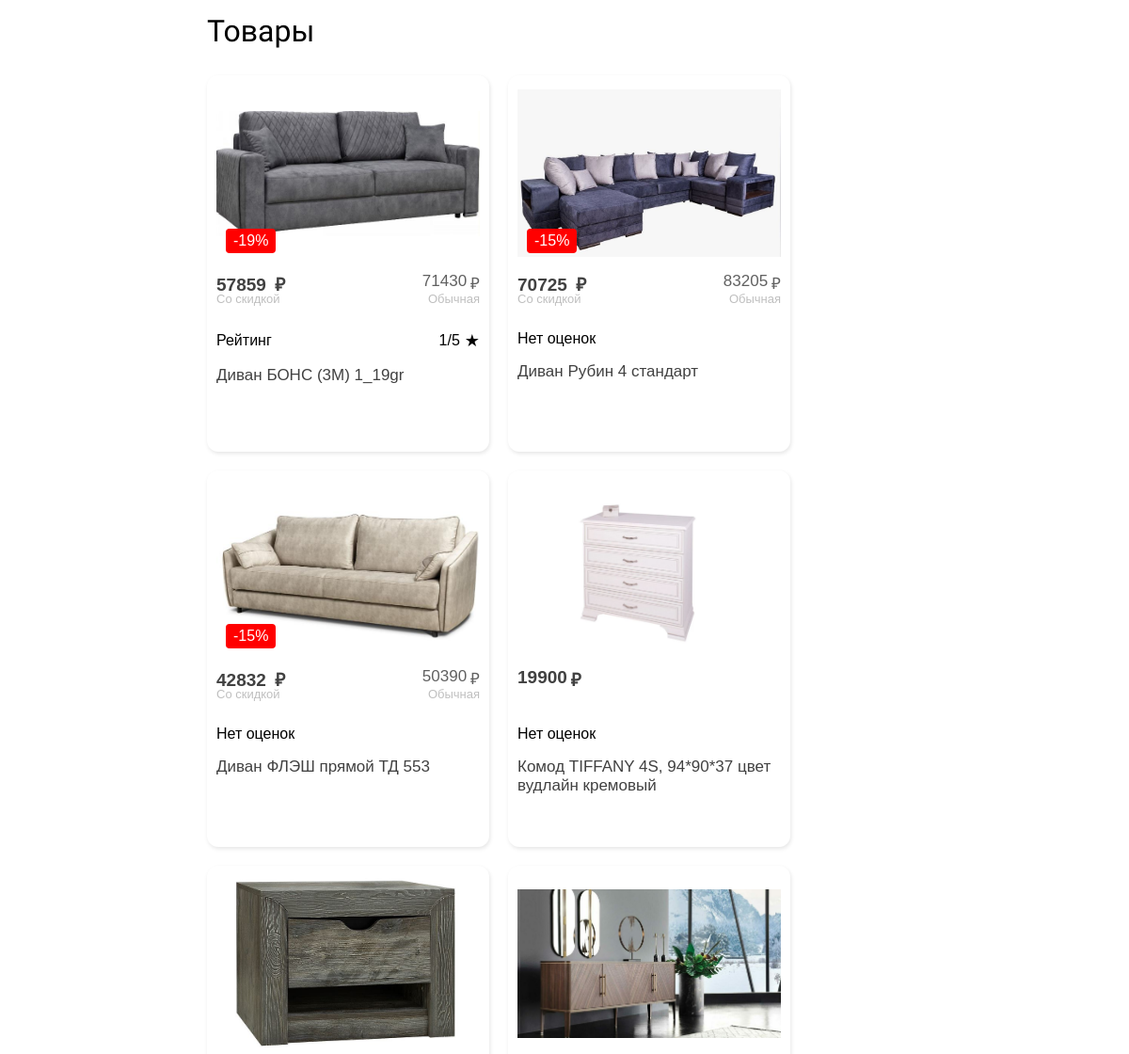
/ (middle part), run on an earlier commit of the app's database.
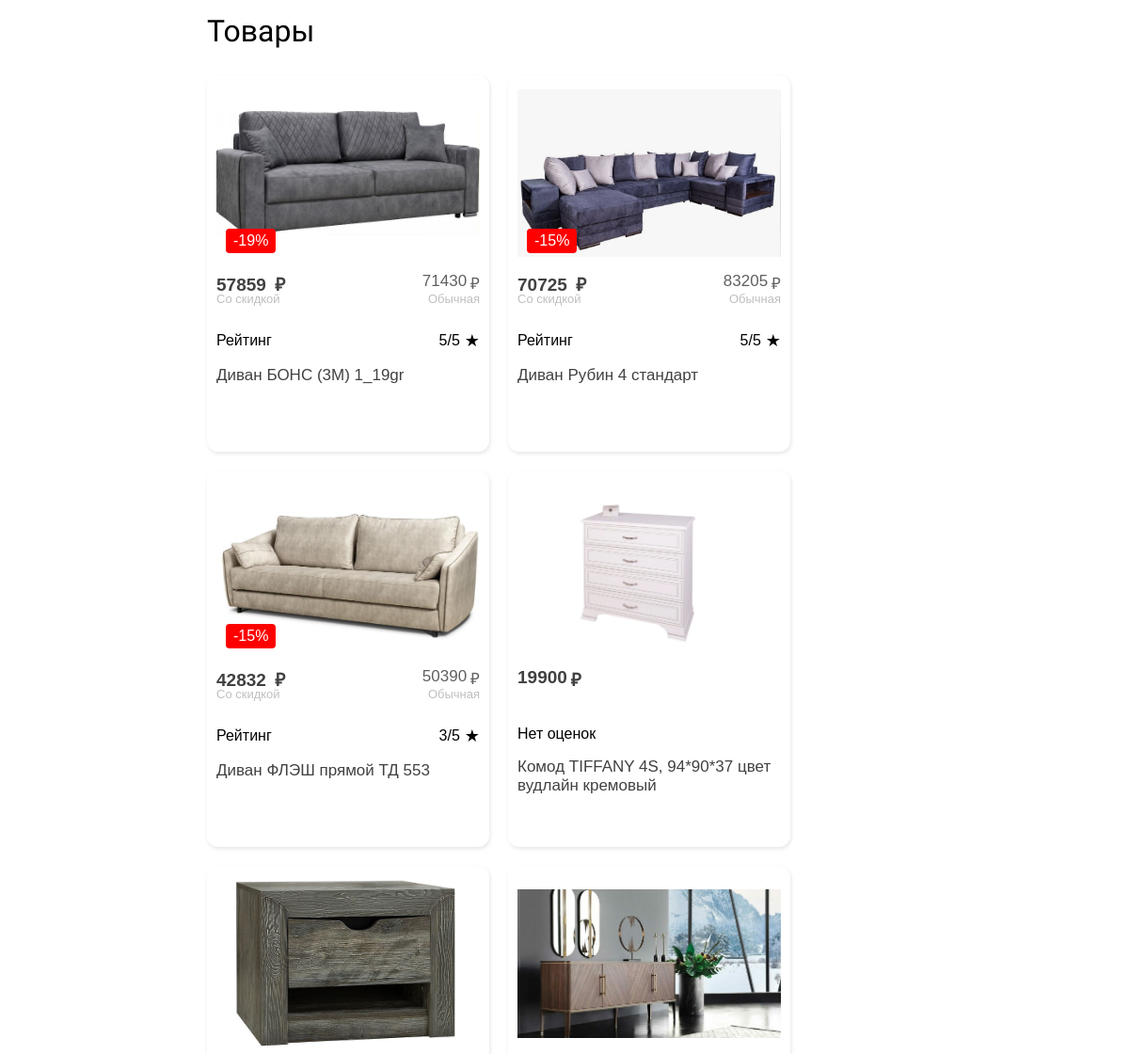
And on a later commit of the database.
### shop/models.py (models this page shows, shortened)
class Product(models.Model):
    category = models.ForeignKey('Category',
                                 related_name='products',
                                 on_delete=models.CASCADE)
    name = models.CharField(max_length=200)
    slug = models.CharField(max_length=200)
    image = models.ImageField(upload_to='products/%Y/%m/%d',
                              blank=True)
    description = models.TextField(blank=True)
    price = models.IntegerField()
    discount = models.IntegerField(blank=True, null=True)
    rating = models.CharField(blank=True, max_length=5)
    available = models.BooleanField(default=True)
    created = models.DateTimeField(auto_now_add=True)
    updated = models.DateTimeField(auto_now=True)
    class Meta:
        ordering = ['name']
        indexes = [
            models.Index(fields=['id', 'slug']),
            models.Index(fields=['name']),
            models.Index(fields=['-created']),
        ]
    def get_absolute_url(self):
        return reverse('shop:product_detail',
                       args=[self.id, self.slug])

### shop/views.py (the view, shortened to what this page needs)
# urls.py: path('', views.product_list,
def product_list(request, category_slug=None):
    category = None
    category_main = None
    categories = Category.objects.all()
    products = Product.objects.all()
    if category_slug == 'about':
        return render(request, 'shop/navigation/about.html')
    elif category_slug == 'contacts':
        return render(request, 'shop/navigation/contacts.html')
    elif category_slug == 'delivery':
        return render(request, 'shop/navigation/delivery.html')
    elif category_slug == 'installment':
        return render(request, 'shop/navigation/installment.html')
    elif category_slug:
        category = get_object_or_404(Category, slug=category_slug)
        category_main = Category.objects.filter(main=category.main)
        products = products.filter(category=category)
    min_price = request.GET.get('min_price')
    max_price = request.GET.get('max_price')
    if min_price and max_price:
        products = products.filter(price__gte=min_price, price__lte=max_price)
    colors = request.GET.getlist('color[]')
    if colors:
        products = products.filter(description__icontains='|'.join(colors))
    manufacturers = request.GET.getlist('manufacturer[]')
    if manufacturers:
        products = products.filter(description__icontains='|'.join(manufacturers))
    materials = request.GET.getlist('material[]')
    if materials:
        products = products.filter(description__icontains='|'.join(materials))
    lengths = request.GET.getlist('length[]')
    if lengths:
        products = products.filter(description__icontains='|'.join(["Длина (см): " + length for length in lengths]))
    widths = request.GET.getlist('width[]')
    if widths:
        products = products.filter(description__icontains='|'.join(["Ширина (см): " + width for width in widths]))
    heights = request.GET.getlist('height[]')
    if heights:
        products = products.filter(description__icontains='|'.join(["Высота (см): " + height for height in heights]))
    search = request.GET.get('search_field')
    if search:
        products = products.filter(name__iregex=search)
    offset = int(request.GET.get('offset', 0))
    limit = 20  # Количество товаров для подгрузки за один раз
    products = products[offset:offset + limit]
    messages = []
    message = []
    category_furniture = Category.objects.filter(main='Мебель')
    category_tile = Category.objects.filter(main='Плитка керамическая')
    category_flooring = Category.objects.filter(main='Напольные покрытия')
    category_wallpaper = Category.objects.filter(main='Обои')
    category_interior = Category.objects.filter(main='Интерьер')
    category_plumbing = Category.objects.filter(main='Сантехника')
    category_paintwork = Category.objects.filter(main='Лакокраска')
    category_instrument = Category.objects.filter(main='Инструмент')
    category_coverings = Category.objects.filter(main='Настенные покрытия')
    category_lumber = Category.objects.filter(main='Пиломатериалы, столярные изделия')
    category_lamps = Category.objects.filter(main='Светильники')
    category_build = Category.objects.filter(main='Строительные материалы')
    category_mixes = Category.objects.filter(main='Сухие смеси')
    category_doors = Category.objects.filter(main='Двери')
    category_electrical = Category.objects.filter(main='Электротовары')
    reviews = Review.objects.all()
    context = {
        'category_main': category_main,
        'category_furniture': category_furniture,
        'category_tile': category_tile,
        'category_flooring': category_flooring,
        'category_wallpaper': category_wallpaper,
        'category_interior': category_interior,
        'category_plumbing': category_plumbing,
        'category_paintwork': category_paintwork,
        'category_instrument': category_instrument,
        'category_coverings': category_coverings,
        'category_lumber': category_lumber,
        'category_lamps': category_lamps,
        'category_build': category_build,
        'category_mixes': category_mixes,
        'category_doors': category_doors,
        'category_electrical': category_electrical,
        'category': category,
        'categories': categories,
        'filter': products,
        'colors': colors_list,
        'manufacturers': manufacturers_list,
        'materials': materials_list,
        'lengths': lengths_list,
        'widths': widths_list,
        'heights': heights_list,
        'messages': messages,
        'message': message,
        'reviews': reviews,
    }
    if request.headers.get('x-requested-with') == 'XMLHttpRequest':
        return render(request, 'shop/product/list_partial.html', context)
    return render(request, 'shop/product/list.html', context)

### cart/cart.py (called while the page is built)
    def __len__(self):
        return sum(item['quantity'] for item in self.cart.values())

### cart/context_processors.py (called while the page is built)
def cart(request):
    cart = CartClass(request)
    end = ''
    if len(cart) > 1:
        if len(cart) < 5:
            end = 'а'
        else:
            end = 'ов'
    return {'cart': CartClass(request), 'end': end}

### shop/templatetags/custom_filters.py (called while the page is built)
@register.filter
def discounted_price(price, discount):
    return price - (price * discount // 100)

### shop/templates/shop/product/list.html (shortened to what this page needs)
{% extends 'shop/base.html' %}
{% load static %}
{% block content %}
    <div id="main" class="product-list">
        <h1 style="margin-bottom: 4%; width: 100%;">{% if category %}{{ category.name }}{% else %}Товары{% endif %}</h1>
        <div id="product-container">
            {% include 'shop/product/list_partial.html' %}
        </div>
    </div>
{% endblock %}

### shop/templates/shop/product/list_partial.html (shortened to what this page needs)
{% load static %}
{% load custom_filters %}
{% block content %}
<div class="container">
    {% for product in filter %}
    <div class="card">
        <div class="card__top">
            <a href="{{ product.get_absolute_url }}" class="card__img">
                <img src="{% if product.image %}{{ product.image.url }}{% else %}{% static 'img/no_image.png' %}{% endif %}" alt="{{ product.name }}">
            </a>
            {% if product.discount %}
                <div class="card__label">-{{ product.discount }}%</div>
            {% endif %}
        </div>
        <div class="card__bottom">
            <div class="card__prices">
                {% if product.discount %}
                    <div class="card__price card__price--discount">
                        {{ product.price|discounted_price:product.discount }}
                    </div>
                    <div class="card__price card__price--common">{{ product.price }}</div>
                {% else %}
                    <div class="card__price__without__discount">{{ product.price }}</div>
                {% endif %}
            </div>
            <div class="rating-container">
                {% if product.rating %}
                    <p>Рейтинг</p>
                    <p class="rating-value">{{ product.rating }}/5 <span class="rating-star">★</span></p>
                {% else %}
                    <p>Нет оценок</p>
                {% endif %}
            </div>
            <a href="{{ product.get_absolute_url }}" class="card__title">{{ product.name }}</a>
        </div>
    </div>
    {% endfor %}
</div>
{% endblock %}

What changed in the data, as far as the page shows it:
changed Product "Диван БОНС (3М) 1_19gr": rating "1" → "5"
changed Product "Диван Рубин 4 стандарт": rating (not shown) → "5"; rating "Нет оценок" → "Рейтинг /5 ★"
changed Product "Диван ФЛЭШ прямой ТД 553": rating (not shown) → "3"; rating "Нет оценок" → "Рейтинг /5 ★"
